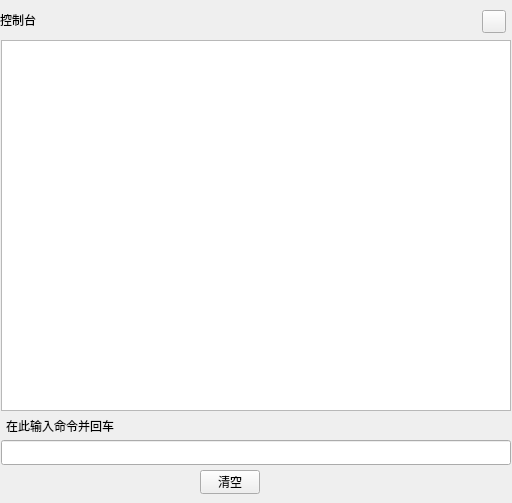
<?xml version="1.0" encoding="UTF-8"?>
<ui version="4.0">
 <class>ConsoleDialog</class>
 <widget class="QDialog" name="ConsoleDialog">
  <property name="geometry">
   <rect>
    <x>0</x>
    <y>0</y>
    <width>512</width>
    <height>503</height>
   </rect>
  </property>
  <property name="font">
   <font>
    <family>Microsoft YaHei UI Light</family>
   </font>
  </property>
  <property name="windowTitle">
   <string>Dialog</string>
  </property>
  <property name="styleSheet">
   <string notr="true"/>
  </property>
  <widget class="QTextBrowser" name="consoleBrowser">
   <property name="geometry">
    <rect>
     <x>1</x>
     <y>40</y>
     <width>510</width>
     <height>371</height>
    </rect>
   </property>
   <property name="font">
    <font>
     <family>Microsoft YaHei UI Light</family>
     <weight>50</weight>
     <italic>false</italic>
     <bold>false</bold>
    </font>
   </property>
   <property name="contextMenuPolicy">
    <enum>Qt::DefaultContextMenu</enum>
   </property>
   <property name="styleSheet">
    <string notr="true"/>
   </property>
  </widget>
  <widget class="QLabel" name="label_2">
   <property name="geometry">
    <rect>
     <x>6</x>
     <y>417</y>
     <width>201</width>
     <height>17</height>
    </rect>
   </property>
   <property name="font">
    <font>
     <family>Microsoft YaHei UI Light</family>
     <weight>50</weight>
     <italic>false</italic>
     <bold>false</bold>
    </font>
   </property>
   <property name="styleSheet">
    <string notr="true"/>
   </property>
   <property name="text">
    <string>在此输入命令并回车</string>
   </property>
  </widget>
  <widget class="QLineEdit" name="consoleLineEdit">
   <property name="geometry">
    <rect>
     <x>1</x>
     <y>440</y>
     <width>510</width>
     <height>25</height>
    </rect>
   </property>
   <property name="font">
    <font>
     <family>Microsoft YaHei UI Light</family>
     <weight>50</weight>
     <italic>false</italic>
     <bold>false</bold>
    </font>
   </property>
   <property name="contextMenuPolicy">
    <enum>Qt::DefaultContextMenu</enum>
   </property>
  </widget>
  <widget class="QToolButton" name="closeBtn">
   <property name="geometry">
    <rect>
     <x>482</x>
     <y>10</y>
     <width>24</width>
     <height>23</height>
    </rect>
   </property>
   <property name="cursor">
    <cursorShape>PointingHandCursor</cursorShape>
   </property>
   <property name="focusPolicy">
    <enum>Qt::NoFocus</enum>
   </property>
   <property name="text">
    <string/>
   </property>
  </widget>
  <widget class="QToolButton" name="clearBtn">
   <property name="geometry">
    <rect>
     <x>200</x>
     <y>470</y>
     <width>60</width>
     <height>24</height>
    </rect>
   </property>
   <property name="font">
    <font>
     <family>Microsoft YaHei UI Light</family>
     <pointsize>9</pointsize>
     <weight>50</weight>
     <italic>false</italic>
     <bold>false</bold>
     <underline>false</underline>
    </font>
   </property>
   <property name="cursor">
    <cursorShape>PointingHandCursor</cursorShape>
   </property>
   <property name="styleSheet">
    <string notr="true"/>
   </property>
   <property name="text">
    <string>清空</string>
   </property>
  </widget>
  <widget class="QLabel" name="title_Label">
   <property name="geometry">
    <rect>
     <x>0</x>
     <y>0</y>
     <width>512</width>
     <height>40</height>
    </rect>
   </property>
   <property name="styleSheet">
    <string notr="true"/>
   </property>
   <property name="text">
    <string>控制台</string>
   </property>
  </widget>
  <zorder>title_Label</zorder>
  <zorder>consoleBrowser</zorder>
  <zorder>label_2</zorder>
  <zorder>consoleLineEdit</zorder>
  <zorder>clearBtn</zorder>
  <zorder>closeBtn</zorder>
 </widget>
 <resources/>
 <connections/>
</ui>
